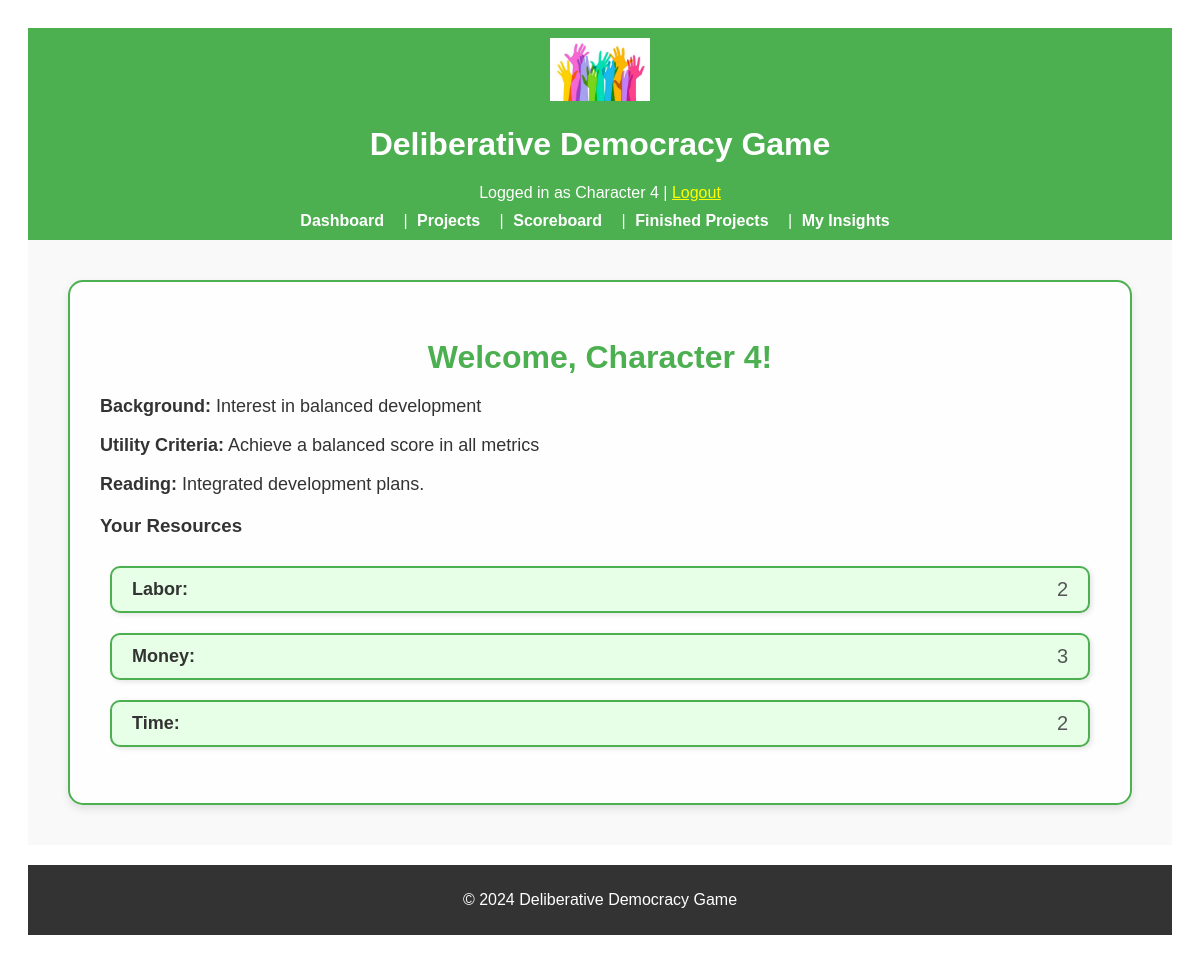
The app's page /dashboard (signed in), older data.
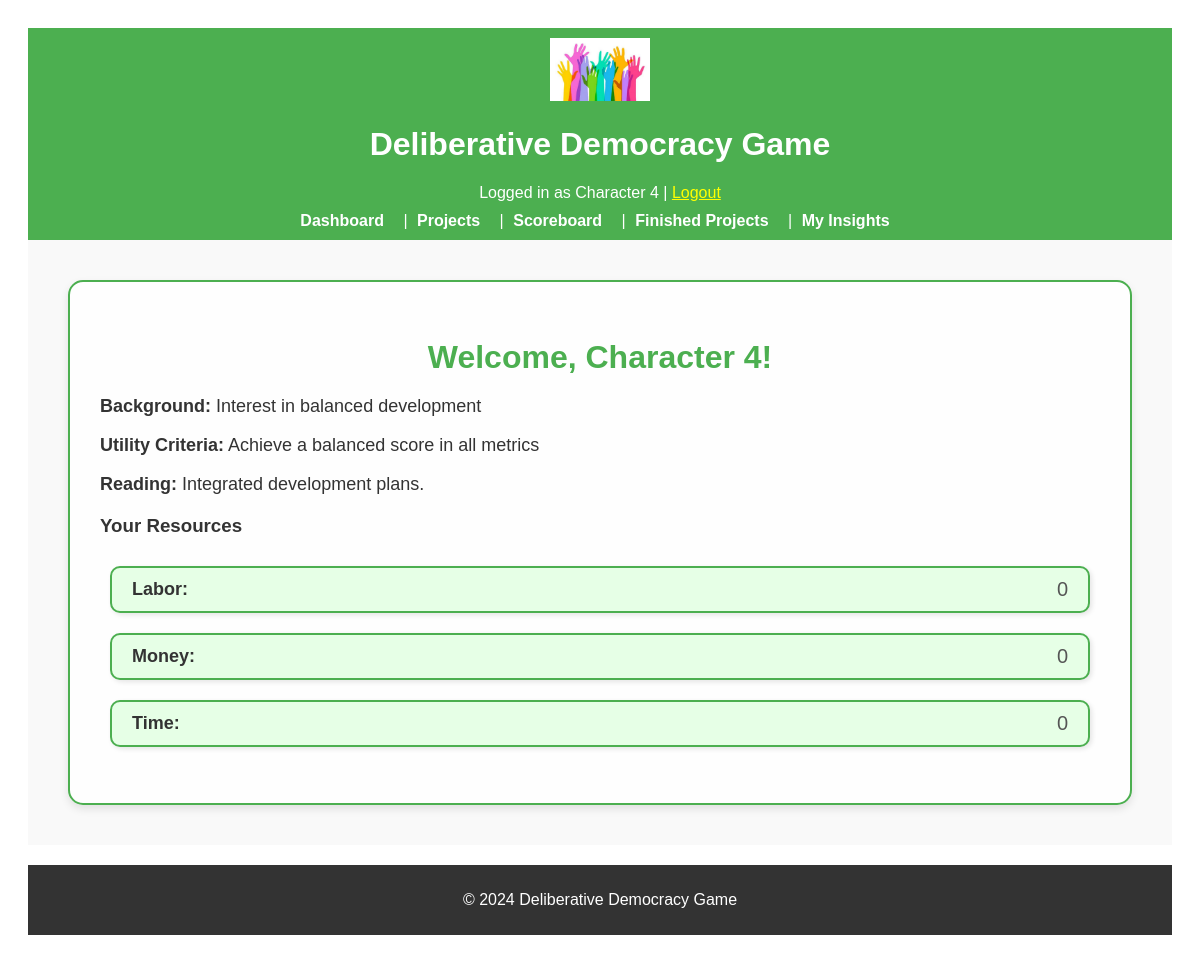
The same page, newer data.
### app/models.py (models this page shows, shortened)
class Resource(db.Model):
    __tablename__ = "resources"
    id = db.Column(db.Integer, primary_key=True)
    type = db.Column(db.String(64), nullable=False)  # 'Time', 'Money', 'Labor'
    amount = db.Column(db.Integer, default=0, nullable=False)
    user_id = db.Column(db.Integer, db.ForeignKey("users.id"), nullable=False)

### app/routes.py (the view)
@main.route("/dashboard")
@login_required
def dashboard():
    user = User.query.get(current_user.id)
    return render_template("dashboard.html", user=user)

### app/routes.py (called while the page is built)
@login_manager.user_loader
def load_user(user_id):
    return User.query.get(int(user_id))

### app/templates/dashboard.html (shortened to what this page needs)
{% extends "base.html" %}
{% block content %}
<div class="dashboard-container">
    <h2 class="dashboard-header">Welcome, {{ user.character_name }}!</h2>
    <div class="section">
        <p class="dashboard-info"><strong>Background:</strong> {{ user.interests }}</p>
        <p class="dashboard-info"><strong>Utility Criteria:</strong> {{ user.utility_criteria }}</p>
        <p class="dashboard-info"><strong>Reading:</strong> {{ user.reading }}</p>
    </div>
    <div class="resource-section">
        <h3>Your Resources</h3>
        <ul class="resource-list">
            {% for resource in user.resources %}
            <li class="resource-item">
                <span class="resource-type">{{ resource.type }}:</span>
                <span class="resource-amount">{{ resource.amount }}</span>
            </li>
            {% endfor %}
        </ul>
    </div>
</div>
{% endblock %}

Row changes from the older to the newer data that the page shows:
changed Resource "Labor": amount "2" → "0"
changed Resource "Money": amount "3" → "0"
changed Resource "Time": amount "2" → "0"
